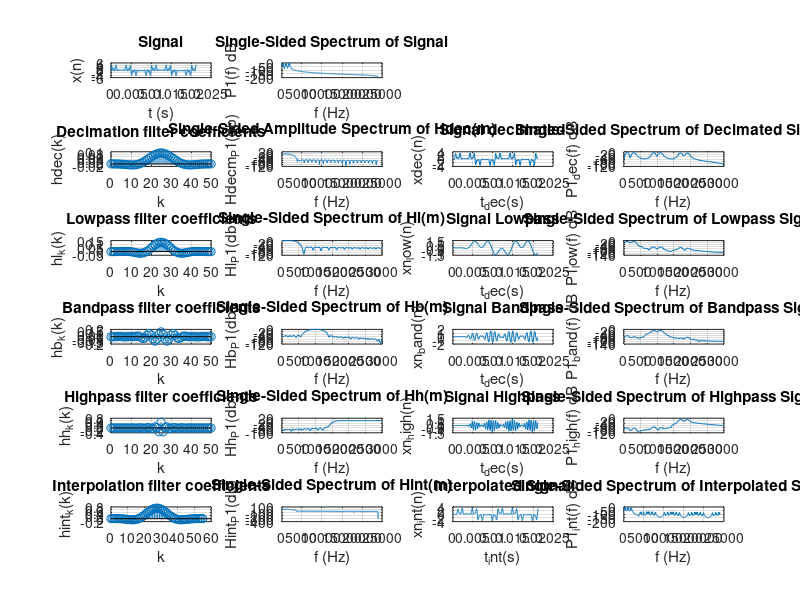

MATLAB code to generate this figure:
% close all
clear

%-- common --
fs = 48000;         % Sampling frequency                    
Ts = 1/fs;          % Sampling period
fnyq = fs / 2;      % Nyquist frequency
L = 1024;           % Length of signal
t = (0:L-1)*Ts;     % Time vector

%-- signal --
f1 = 100;           % Signal frequency components
f2 = 300;           %
f3 = 900;           %
f4 = 1100;          %
f5 = 1700;          %
f6 = 1900;          %
xn = sin(2*pi*f1*t) + sin(2*pi*f2*t) + sin(2*pi*f3*t) + sin(2*pi*f4*t) + sin(2*pi*f5*t) + sin(2*pi*f6*t);   %Signal

%-- signal fft --
f = fs*(0:(L/2))/L;             % Freq. vector
xn_win = xn'.*hanning(L);       % Windowing signal
Xm = fft(xn_win);               % FFT
P2 = abs(Xm/L);                 %
P1 = P2(1:L/2+1);               % Single sided FFT
P1(2:end-1) = 2*P1(2:end-1);    %
P1_db = 20*log10(P1);           %

%-- decimation filter --
decimation = 8;                     % Decimation factor. 48000Hz -> 6000Hz
B = 2200;                           % Pass band for decimate filter
fs_dec = fs / decimation;           % Sampling frequency after decimation
fnyq_dec = fs_dec / 2;              % Nyquist frequency after decimation
fstop = fs_dec - B;                 % At fstop the attenuation must be aprox 60dB (10 ENOB) to avoid aliasing
n_hdec = 50;                        % Decimation filter order
hdec_k = fir1(n_hdec,(B/fnyq));     % Decimation filter coeficients

%-- decimation filter fft --
Hdecm = fft( [hdec_k zeros(1, L - length(hdec_k))] ); % Single sided FFT
Hdecm_P2 = abs(Hdecm/1);                % Don't divide because filter coefficients are already scaled
Hdecm_P1 = Hdecm_P2(1:L/2+1);           % 
Hdecm_P1(2:end-1) = Hdecm_P1(2:end-1);  %
Hdecm_P1_db = 20*log10(Hdecm_P1);       %

%-- decimate signal --
xn_dec = filter(hdec_k,1,xn);               % Filter signal
xn_dec = downsample(xn_dec, decimation);    % Downsample signal
t_dec = downsample(t, decimation);          % Decimate time vector

%-- dc removal
%xn_dec = filter([1 -1], [1 -0.99], xn_dec);  % Remove dc component

%-- decimate signal fft --
L_dec = length(xn_dec);                 % Lenght of decimated signal
f_dec = fs_dec*(0:(L_dec/2))/L_dec;     % Decimated frequency vector
xn_dec_win = xn_dec'.*hanning(L_dec);   % Windowing
Xm_dec = fft(xn_dec_win);               % Single sided FFT
P2_dec = abs(Xm_dec/L_dec);             %
P1_dec = P2_dec(1:L_dec/2+1);           %
P1_dec(2:end-1) = 2*P1_dec(2:end-1);    %
P1_dec_db = 20*log10(P1_dec);           %

%-- lowpass filter --
hl_fpass = 400;                             % Lowpass filter cutoff=500Hz
n_hl = 50;                                  % Lowpass filter order
%hl_k = fir1(n_hl,(hl_fpass/fnyq_dec));      % Lowpass filter coeficients
hl_k = fir1(n_hl,[(20/fnyq_dec) (hl_fpass/fnyq_dec)]);      % Lowpass filter coeficients

%-- lowpass filter fft --
Hlm = fft( [hl_k zeros(1, L_dec - length(hl_k))] );     % Lowpass frequency response
Hlm_P2 = abs(Hlm/1);                                    %
Hlm_P1 = Hlm_P2(1:L_dec/2+1);                           %
Hlm_P1(2:end-1) = Hlm_P1(2:end-1);                      %
Hlm_P1_db = 20*log10(Hlm_P1);                           %

%-- lowpass signal --
xn_low = filter(hl_k,1,xn_dec);

%-- lowpass signal fft --
xn_low_win = xn_low'.*hanning(L_dec);   % Windowing
Xm_low = fft(xn_low_win);               % Single sided FFT
P2_low = abs(Xm_low/L_dec);             %
P1_low = P2_low(1:L_dec/2+1);           %
P1_low(2:end-1) = 2*P1_low(2:end-1);    %
P1_low_db = 20*log10(P1_low);           %

%-- bandpass filter --
hb_fpass1 = 800;                            % Bandpass filter cutoff=800Hz
hb_fpass2 = 1200;                           % Bandpass filter cutoff=1200Hz
n_hb = 50;                                  % Bandpass filter order
hb_k = fir1(n_hb,[(hb_fpass1/fnyq_dec) (hb_fpass2/fnyq_dec)]);      % Bandpass filter coeficients

%-- bandpass filter fft --
Hbm = fft( [hb_k zeros(1, L_dec - length(hb_k))] );     % Bandpass frequency response
Hbm_P2 = abs(Hbm/1);                                    %
Hbm_P1 = Hbm_P2(1:L_dec/2+1);                           %
Hbm_P1(2:end-1) = Hbm_P1(2:end-1);                      %
Hbm_P1_db = 20*log10(Hbm_P1);                           %

%-- bandpass signal --
xn_band = filter(hb_k,1,xn_dec);

%-- bandpass signal fft --
xn_band_win = xn_band'.*hanning(L_dec);   % Windowing
Xm_band = fft(xn_band_win);               % Single sided FFT
P2_band = abs(Xm_band/L_dec);             %
P1_band = P2_band(1:L_dec/2+1);           %
P1_band(2:end-1) = 2*P1_band(2:end-1);    %
P1_band_db = 20*log10(P1_band);           %


%-- highpass filter --
hh_fpass = 1600;                            % Highpass filter cutoff=1600Hz
n_hh = 50;                                  % Highpass filter order
hh_k = fir1(n_hh,(hh_fpass/fnyq_dec),'high');      % Highpass filter coeficients

%-- highpass filter fft --
Hhm = fft( [hh_k zeros(1, L_dec - length(hh_k))] );     % Highpass frequency response
Hhm_P2 = abs(Hhm/1);                                    %
Hhm_P1 = Hhm_P2(1:L_dec/2+1);                           %
Hhm_P1(2:end-1) = Hhm_P1(2:end-1);                      %
Hhm_P1_db = 20*log10(Hhm_P1);                           %

%-- highpass signal --
xn_high = filter(hh_k,1,xn_dec);

%-- highpass signal fft --
xn_high_win = xn_high'.*hanning(L_dec);   % Windowing
Xm_high = fft(xn_high_win);               % Single sided FFT
P2_high = abs(Xm_high/L_dec);             %
P1_high = P2_high(1:L_dec/2+1);           %
P1_high(2:end-1) = 2*P1_high(2:end-1);    %
P1_high_db = 20*log10(P1_high);           %


%-- interpolation filter --
%hint_k = decimation * hdec_k;
n_int = 55;                        % Interpolation filter order. Multiple of 8 in order to use polyphase filter on cmsis-dsp
hint_k = fir1(n_int,(B/fnyq));     % Interpolation filter coeficients
hint_k = decimation * hint_k;       % To compensate for amplitude after upsampling

%-- highpass filter fft --
Hintm = fft( [hint_k zeros(1, L - length(hint_k))] );     % Highpass frequency response
Hintm_P2 = abs(Hintm/1);                                    %
Hintm_P1 = Hintm_P2(1:L/2+1);                           %
Hintm_P1(2:end-1) = Hintm_P1(2:end-1);                      %
Hintm_P1_db = 20*log10(Hintm_P1);                           %

%-- interpolated signal --
t_int = t;
xn_int = upsample(xn_dec, decimation);
xn_int = filter(hint_k,1,xn_int);

%-- interpolated signal fft --
xn_int_win = xn_int'.*hanning(L);   % Windowing
Xm_int = fft(xn_int_win);               % Single sided FFT
P2_int = abs(Xm_int/L);             %
P1_int = P2_int(1:L/2+1);           %
P1_int(2:end-1) = 2*P1_int(2:end-1);    %
P1_int_db = 20*log10(P1_int);           %



%-- plots --
%figure
subplot(6,4,1)
plot(t, xn)
grid on
title('Signal')
xlabel('t (s)')
ylabel('x(n)')

subplot(6,4,2)
plot(f,P1_db) 
% plot(f,P1) 
grid on
title('Single-Sided Spectrum of Signal')
xlabel('f (Hz)')
ylabel('P1(f) dB')

%-- decimate

subplot(6,4,5)
stem((0:n_hdec), hdec_k)
grid on
title('Decimation filter coefficients')
xlabel('k')
ylabel('hdec(k)')

subplot(6,4,6)
plot(f,Hdecm_P1_db) 
grid on
title('Single-Sided Amplitude Spectrum of Hdec(m)')
xlabel('f (Hz)')
ylabel('Hdecm_P1(db)')

subplot(6,4,7)
plot(t_dec, xn_dec)
grid on
title('Signal decimated')
xlabel('t_dec(s)')
ylabel('xdec(n)')

subplot(6,4,8)
% plot(f_dec,P1_dec) 
plot(f_dec,P1_dec_db) 
grid on
title('Single-Sided Spectrum of Decimated Signal')
xlabel('f (Hz)')
ylabel('P1_dec(f) dB')

%-- lowpas

subplot(6,4,9)
stem((0:n_hl), hl_k)
grid on
title('Lowpass filter coefficients')
xlabel('k')
ylabel('hl_k(k)')

subplot(6,4,10)
plot(f_dec,Hlm_P1_db) 
grid on
title('Single-Sided Spectrum of Hl(m)')
xlabel('f (Hz)')
ylabel('Hl_P1(db)')

subplot(6,4,11)
plot(t_dec, xn_low)
grid on
title('Signal Lowpass')
xlabel('t_dec(s)')
ylabel('xn_low(n)')

subplot(6,4,12)
% plot(f_dec,P1_low) 
plot(f_dec,P1_low_db) 
grid on
title('Single-Sided Spectrum of Lowpass Signal')
xlabel('f (Hz)')
ylabel('P1_low(f) dB')

%-- bandpass

subplot(6,4,13)
stem((0:n_hb), hb_k)
grid on
title('Bandpass filter coefficients')
xlabel('k')
ylabel('hb_k(k)')

subplot(6,4,14)
plot(f_dec,Hbm_P1_db) 
grid on
title('Single-Sided Spectrum of Hb(m)')
xlabel('f (Hz)')
ylabel('Hb_P1(db)')

subplot(6,4,15)
plot(t_dec, xn_band)
grid on
title('Signal Bandpass')
xlabel('t_dec(s)')
ylabel('xn_band(n)')

subplot(6,4,16)
% plot(f_dec,P1_band) 
plot(f_dec,P1_band_db) 
grid on
title('Single-Sided Spectrum of Bandpass Signal')
xlabel('f (Hz)')
ylabel('P1_band(f) dB')



%-- highpass

subplot(6,4,17)
stem((0:n_hh), hh_k)
grid on
title('Highpass filter coefficients')
xlabel('k')
ylabel('hh_k(k)')

subplot(6,4,18)
plot(f_dec,Hhm_P1_db) 
grid on
title('Single-Sided Spectrum of Hh(m)')
xlabel('f (Hz)')
ylabel('Hh_P1(db)')

subplot(6,4,19)
plot(t_dec, xn_high)
grid on
title('Signal Highpass')
xlabel('t_dec(s)')
ylabel('xn_high(n)')

subplot(6,4,20)
% plot(f_dec,P1_low) 
plot(f_dec,P1_high_db) 
grid on
title('Single-Sided Spectrum of Highpass Signal')
xlabel('f (Hz)')
ylabel('P1_high(f) dB')


%-- interpolation

subplot(6,4,21)
stem((0:length(hint_k)-1), hint_k)
grid on
title('Interpolation filter coefficients')
xlabel('k')
ylabel('hint_k(k)')

subplot(6,4,22)
plot(f,Hintm_P1_db) 
grid on
title('Single-Sided Spectrum of Hint(m)')
xlabel('f (Hz)')
ylabel('Hint_P1(db)')

subplot(6,4,23)
plot(t_int, xn_int)
grid on
title('Interpolated Signal')
xlabel('t_int(s)')
ylabel('xn_int(n)')

subplot(6,4,24)
% plot(f_dec,P1_low) 
plot(f,P1_int_db) 
grid on
title('Single-Sided Spectrum of Interpolated Signal')
xlabel('f (Hz)')
ylabel('P1_int(f) dB')


%-- prints --

%-- input signal
xn_str = sprintf('%ef,', xn);
xn_str = xn_str(1:end-1);
xn_str = strcat('float src[FILTER_DEC_SRC_BLOCK_SIZE] = {', xn_str , '};');

%-- decimation filter coefficients
hdec_k_str = sprintf('%ef,', hdec_k);
hdec_k_str = hdec_k_str(1:end-1);
hdec_k_str = strcat('float filter_dec_coeffs[FILTER_DEC_NTAPS] = {', hdec_k_str , '};');

%-- decimation signal
xn_dec_str = sprintf('%ef,', xn_dec);
xn_dec_str = xn_dec_str(1:end-1);
xn_dec_str = strcat('float test_dst[FILTER_DEC_DEST_BLOCK_SIZE] = {', xn_dec_str , '};');

%-- lowpass filter coefficients
hlow_k_str = sprintf('%ef,', hl_k);
hlow_k_str = hlow_k_str(1:end-1);
hlow_k_len_str = sprintf('%d', length(hl_k));
hlow_k_str = strcat('float filter_low_coeffs[FILTER_LOW_NTAPS] = {', hlow_k_str , '};');

%-- lowpass signal
xn_low_str = sprintf('%ef,', xn_low);
xn_low_str = xn_low_str(1:end-1);
xn_low_str = strcat('float test_low[FILTER_LOW_BLOCK_SIZE] = {', xn_low_str , '};');

%-- bandpass filter coefficients
hband_k_str = sprintf('%ef,', hb_k);
hband_k_str = hband_k_str(1:end-1);
hlband_k_len_str = sprintf('%d', length(hb_k));
hband_k_str = strcat('float filter_band_coeffs[FILTER_BAND_NTAPS] = {', hband_k_str , '};');

%-- bandpass signal
xn_band_str = sprintf('%ef,', xn_band);
xn_band_str = xn_band_str(1:end-1);
xn_band_str = strcat('float test_band[FILTER_BAND_BLOCK_SIZE] = {', xn_band_str , '};');

%-- highpass filter coefficients
hhigh_k_str = sprintf('%ef,', hh_k);
hhigh_k_str = hhigh_k_str(1:end-1);
hhigh_k_len_str = sprintf('%d', length(hh_k));
hhigh_k_str = strcat('float filter_high_coeffs[FILTER_HIGH_NTAPS] = {', hhigh_k_str , '};');

%-- highpass signal
xn_high_str = sprintf('%ef,', xn_high);
xn_high_str = xn_high_str(1:end-1);
xn_high_str = strcat('float test_high[FILTER_HIGH_BLOCK_SIZE] = {', xn_high_str , '};');

%-- interpolation filter coefficients
hint_k_str = sprintf('%ef,', hint_k);
hint_k_str = hint_k_str(1:end-1);
hint_k_str = strcat('const float filter_int_coeffs[FILTER_INT_NTAPS] = {', hint_k_str , '};');

%-- decimation signal
xn_int_str = sprintf('%ef,', xn_int);
xn_int_str = xn_int_str(1:end-1);
xn_int_str = strcat('float test_dst[] = {', xn_int_str , '};');

%-- create text file
fid = fopen('c_arrays.txt','wt');
fprintf(fid, '%s\n\n', hdec_k_str);
fprintf(fid, '%s\n\n', xn_str);
fprintf(fid, '%s\n\n', xn_dec_str);
fprintf(fid, '%s\n\n', hlow_k_str);
fprintf(fid, '%s\n\n', xn_low_str);
fprintf(fid, '%s\n\n', hband_k_str);
fprintf(fid, '%s\n\n', xn_band_str);
fprintf(fid, '%s\n\n', hhigh_k_str);
fprintf(fid, '%s\n\n', xn_high_str);
fprintf(fid, '%s\n\n', hint_k_str);
fprintf(fid, '%s\n\n', xn_int_str);
fclose(fid);
